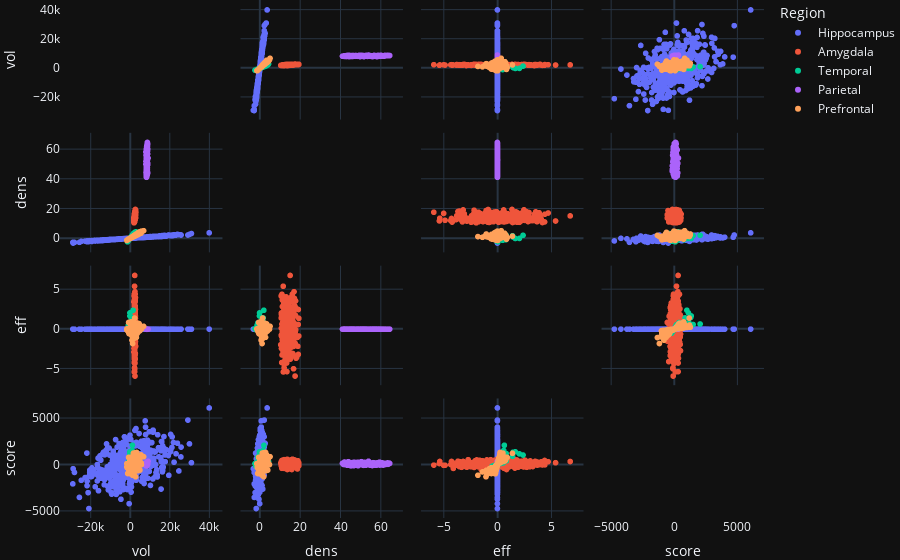

Source (notebook cell):
### Code cell
#| label: fig6cell

# numeric_cols = combined_df.select_dtypes(include=[np.number]).columns
# df_zscore[numeric_cols] = (combined_df[numeric_cols] - combined_df[numeric_cols].mean())/combined_df[numeric_cols].std()
# df_zscore["DOI"] = combined_df["DOI"]

fig = px.scatter_matrix(combined_df,
    dimensions=["vol", "dens", "eff","score"],
    color="Region", template="plotly_dark")
fig.update_traces(diagonal_visible=False)
fig.update_layout(margin=dict(l=0,r=0,t=0,b=0))
fig.show()

### Figure 1 — Plotly figure (JSON) as saved in the notebook; plotly's stock layout.template omitted (floating-point values rounded to 4 significant figures; data arrays with more than 128 entries replaced by an {"elided": "..."} marker saying what was removed)
{"data": [{"diagonal": {"visible": false}, "dimensions": [{"axis": {"matches": true}, "label": "vol", "values": {"elided": "400 float values"}}, {"axis": {"matches": true}, "label": "dens", "values": {"elided": "400 float values"}}, {"axis": {"matches": true}, "label": "eff", "values": {"elided": "400 float values"}}, {"axis": {"matches": true}, "label": "score", "values": {"elided": "400 float values"}}], "hovertemplate": "Region=Hippocampus<br>%{xaxis.title.text}=%{x}<br>%{yaxis.title.text}=%{y}<extra></extra>", "legendgroup": "Hippocampus", "marker": {"color": "#636efa", "symbol": "circle"}, "name": "Hippocampus", "showlegend": true, "type": "splom"}, {"diagonal": {"visible": false}, "dimensions": [{"axis": {"matches": true}, "label": "vol", "values": {"elided": "400 float values"}}, {"axis": {"matches": true}, "label": "dens", "values": {"elided": "400 float values"}}, {"axis": {"matches": true}, "label": "eff", "values": {"elided": "400 float values"}}, {"axis": {"matches": true}, "label": "score", "values": {"elided": "400 float values"}}], "hovertemplate": "Region=Amygdala<br>%{xaxis.title.text}=%{x}<br>%{yaxis.title.text}=%{y}<extra></extra>", "legendgroup": "Amygdala", "marker": {"color": "#EF553B", "symbol": "circle"}, "name": "Amygdala", "showlegend": true, "type": "splom"}, {"diagonal": {"visible": false}, "dimensions": [{"axis": {"matches": true}, "label": "vol", "values": {"elided": "400 float values"}}, {"axis": {"matches": true}, "label": "dens", "values": {"elided": "400 float values"}}, {"axis": {"matches": true}, "label": "eff", "values": {"elided": "400 float values"}}, {"axis": {"matches": true}, "label": "score", "values": {"elided": "400 float values"}}], "hovertemplate": "Region=Temporal<br>%{xaxis.title.text}=%{x}<br>%{yaxis.title.text}=%{y}<extra></extra>", "legendgroup": "Temporal", "marker": {"color": "#00cc96", "symbol": "circle"}, "name": "Temporal", "showlegend": true, "type": "splom"}, {"diagonal": {"visible": false}, "dimensions": [{"axis": {"matches": true}, "label": "vol", "values": {"elided": "400 float values"}}, {"axis": {"matches": true}, "label": "dens", "values": {"elided": "400 float values"}}, {"axis": {"matches": true}, "label": "eff", "values": {"elided": "400 float values"}}, {"axis": {"matches": true}, "label": "score", "values": {"elided": "400 float values"}}], "hovertemplate": "Region=Parietal<br>%{xaxis.title.text}=%{x}<br>%{yaxis.title.text}=%{y}<extra></extra>", "legendgroup": "Parietal", "marker": {"color": "#ab63fa", "symbol": "circle"}, "name": "Parietal", "showlegend": true, "type": "splom"}, {"diagonal": {"visible": false}, "dimensions": [{"axis": {"matches": true}, "label": "vol", "values": {"elided": "400 float values"}}, {"axis": {"matches": true}, "label": "dens", "values": {"elided": "400 float values"}}, {"axis": {"matches": true}, "label": "eff", "values": {"elided": "400 float values"}}, {"axis": {"matches": true}, "label": "score", "values": {"elided": "400 float values"}}], "hovertemplate": "Region=Prefrontal<br>%{xaxis.title.text}=%{x}<br>%{yaxis.title.text}=%{y}<extra></extra>", "legendgroup": "Prefrontal", "marker": {"color": "#FFA15A", "symbol": "circle"}, "name": "Prefrontal", "showlegend": true, "type": "splom"}], "layout": {"autosize": true, "dragmode": "select", "legend": {"title": {"text": "Region"}, "tracegroupgap": 0}, "margin": {"b": 0, "l": 0, "r": 0, "t": 0}, "xaxis": {"autorange": true, "range": [-37800.0, 48880.0], "type": "linear"}, "xaxis2": {"autorange": true, "range": [-11.79, 73.19], "type": "linear"}, "xaxis3": {"autorange": true, "range": [-7.531, 8.387], "type": "linear"}, "xaxis4": {"autorange": true, "range": [-6117.0, 7462.0], "type": "linear"}, "yaxis": {"autorange": true, "range": [-37800.0, 48880.0], "type": "linear"}, "yaxis2": {"autorange": true, "range": [-11.79, 73.19], "type": "linear"}, "yaxis3": {"autorange": true, "range": [-7.531, 8.387], "type": "linear"}, "yaxis4": {"autorange": true, "range": [-6117.0, 7462.0], "type": "linear"}}}
